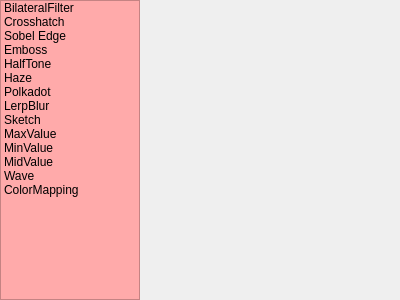
<?xml version="1.0" encoding="UTF-8"?>
<ui version="4.0">
 <class>StyleAdjustWidget</class>
 <widget class="QWidget" name="StyleAdjustWidget">
  <property name="geometry">
   <rect>
    <x>0</x>
    <y>0</y>
    <width>400</width>
    <height>300</height>
   </rect>
  </property>
  <property name="windowTitle">
   <string>Style Adjusts</string>
  </property>
  <property name="windowOpacity">
   <double>0.850000000000000</double>
  </property>
  <widget class="QListWidget" name="listWidget">
   <property name="geometry">
    <rect>
     <x>0</x>
     <y>0</y>
     <width>140</width>
     <height>300</height>
    </rect>
   </property>
   <property name="font">
    <font>
     <family>Arial</family>
    </font>
   </property>
   <property name="cursor" stdset="0">
    <cursorShape>PointingHandCursor</cursorShape>
   </property>
   <property name="styleSheet">
    <string notr="true">background-color:#ffaaaa;
color:#000;</string>
   </property>
   <item>
    <property name="text">
     <string>BilateralFilter</string>
    </property>
   </item>
   <item>
    <property name="text">
     <string>Crosshatch</string>
    </property>
   </item>
   <item>
    <property name="text">
     <string>Sobel Edge</string>
    </property>
   </item>
   <item>
    <property name="text">
     <string>Emboss</string>
    </property>
   </item>
   <item>
    <property name="text">
     <string>HalfTone</string>
    </property>
   </item>
   <item>
    <property name="text">
     <string>Haze</string>
    </property>
   </item>
   <item>
    <property name="text">
     <string>Polkadot</string>
    </property>
   </item>
   <item>
    <property name="text">
     <string>LerpBlur</string>
    </property>
   </item>
   <item>
    <property name="text">
     <string>Sketch</string>
    </property>
   </item>
   <item>
    <property name="text">
     <string>MaxValue</string>
    </property>
   </item>
   <item>
    <property name="text">
     <string>MinValue</string>
    </property>
   </item>
   <item>
    <property name="text">
     <string>MidValue</string>
    </property>
   </item>
   <item>
    <property name="text">
     <string>Wave</string>
    </property>
   </item>
   <item>
    <property name="text">
     <string>ColorMapping</string>
    </property>
   </item>
  </widget>
  <widget class="QWidget" name="contentWidget" native="true">
   <property name="geometry">
    <rect>
     <x>140</x>
     <y>0</y>
     <width>260</width>
     <height>300</height>
    </rect>
   </property>
   <property name="styleSheet">
    <string notr="true"/>
   </property>
  </widget>
 </widget>
 <resources/>
 <connections/>
</ui>
